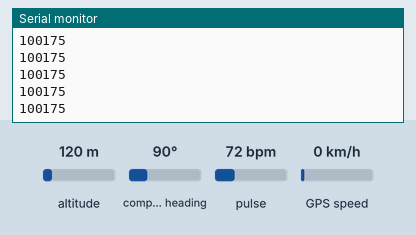
A sketch run on a simulated Arduino Mega 2560, built with avr-gcc and run on an emulated ATmega2560. Parts: the last lines printed to the serial monitor. Inputs (shaded band) come from the test bench; at power-on: pulse 72 bpm, altitude 120 m, compass heading 90°, GPS speed 0 km/h. The GPS gets a fix after 3 s at 37.7749, -122.4194 with 8 satellites.

Above: at 2.1 s.
2.2 s: pulse set to 42 bpm
At 3.1 s:
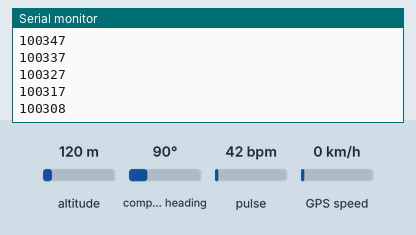
3.7 s: pulse set to 70 bpm
At 4.8 s:
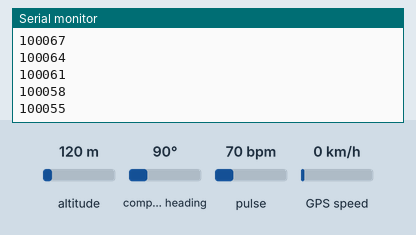
Timing chart, 0 to 6.7 s (numbered marks = the images above; inputs shaded):
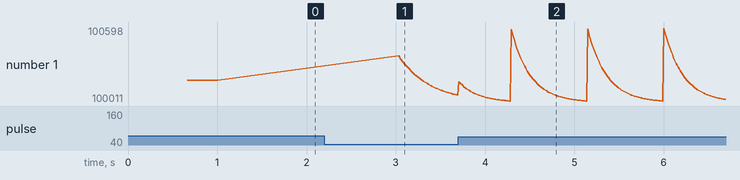

Measured:
- after the input at 2.2 s, the serial monitor: prints a new line after 0.83 s (image 1)
- plotted number 1: 100175 → 100057 after the input at 2.2 s

The sketch:

Arduino.ino
```cpp
/*Hardware Connections (Breakoutboard to Arduino):
  -5V = 5V (3.3V is allowed)
  -GND = GND
  -SDA = A4 (or SDA)
  -SCL = A5 (or SCL)
  -INT = Not connected

  The MAX30105 Breakout can handle 5V or 3.3V I2C logic. We recommend powering the board with 5V
  but it will also run at 3.3V.
*/

#include <Wire.h>
#include "MAX30105.h"
#include <TinyGPS++.h>
#include <SoftwareSerial.h>
#define gpsSerial Serial1  // Use Serial1 for hardware serial on Mega

// GPS setup
TinyGPSPlus gps;
SoftwareSerial gpsSerial(3, 2);  // RX, TX for GPS

void setupGPS() {
  gpsSerial.begin(115200);  // Start GPS communication at 9600 baud rate
}
MAX30105 particleSensor;

void setup()
{
  Serial.begin(115200);
  Serial.println("Initializing...");

  // Initialize sensor
  if (!particleSensor.begin(Wire, I2C_SPEED_FAST)) //Use default I2C port, 400kHz speed
  {
    Serial.println("MAX30105 was not found. Please check wiring/power. ");
    while (1);
  }

  //Setup to sense a nice looking saw tooth on the plotter
  byte ledBrightness = 0x1F; //Options: 0=Off to 255=50mA
  byte sampleAverage = 8; //Options: 1, 2, 4, 8, 16, 32
  byte ledMode = 3; //Options: 1 = Red only, 2 = Red + IR, 3 = Red + IR + Green
  int sampleRate = 100; //Options: 50, 100, 200, 400, 800, 1000, 1600, 3200
  int pulseWidth = 411; //Options: 69, 118, 215, 411
  int adcRange = 4096; //Options: 2048, 4096, 8192, 16384

  particleSensor.setup(ledBrightness, sampleAverage, ledMode, sampleRate, pulseWidth, adcRange); //Configure sensor with these settings

  //Arduino plotter auto-scales annoyingly. To get around this, pre-populate
  //the plotter with 500 of an average reading from the sensor

  //Take an average of IR readings at power up
  const byte avgAmount = 64;
  long baseValue = 0;
  for (byte x = 0 ; x < avgAmount ; x++)
  {
    baseValue += particleSensor.getIR(); //Read the IR value
  }
  baseValue /= avgAmount;

  //Pre-populate the plotter so that the Y scale is close to IR values
  for (int x = 0 ; x < 500 ; x++)
    Serial.println(baseValue);
  //readGPSData();
 // Serial.println(readGPSData());
}
char s[100];
int us = 0;

void loop(){
  if (us == 0){
    readGPSData();
    us = 1;
    delay(2000);

  }
  Serial.println(particleSensor.getIR()); //Send raw data to plotter

}
void readGPSData() {
  while (gpsSerial.available() > 0) {
    gps.encode(gpsSerial.read());
    if (gps.location.isUpdated()) {
      Serial.print("Latitude: ");
      Serial.println(gps.location.lat(), 6);
      Serial.print("Longitude: ");
      Serial.println(gps.location.lng(), 6);
    }
  }
}
```
